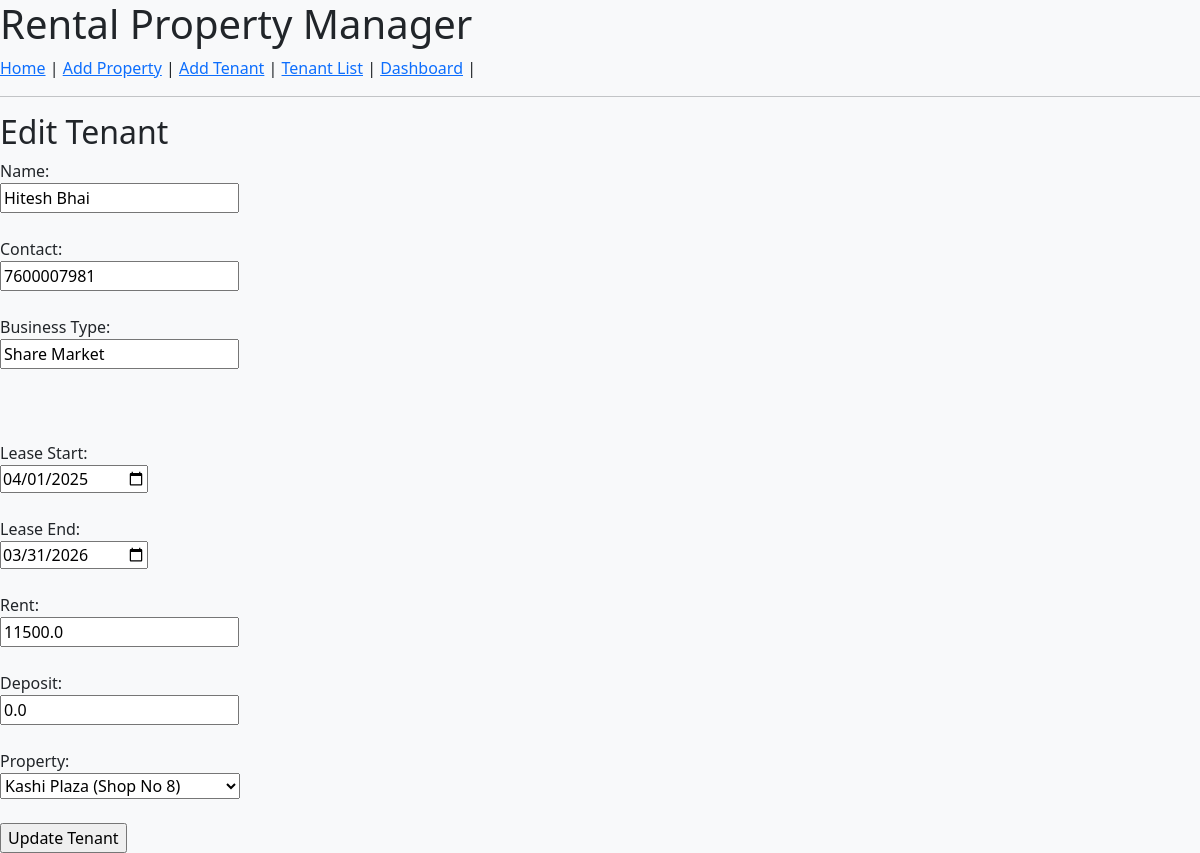
/edit-tenant/1 (signed in), run on the app's committed database.
### mainapp/models.py (models this page shows)
class Tenant(db.Model):
    id = db.Column(db.Integer, primary_key=True)         # Primary key for the Tenant table
    name = db.Column(db.String(100), nullable=False)                     # Tenant's name
    contact = db.Column(db.String(20), nullable=False)                  # Contact details (phone or email)
    business_type = db.Column(db.String(100), nullable=True)            # Business type (for commercial tenants)
    lease_start = db.Column(db.Date, nullable=True)               # Lease start date
    lease_end = db.Column(db.Date, nullable=True)                 # Lease end date
    rent = db.Column(db.Float, nullable=False)                           # Monthly rent amount
    deposit = db.Column(db.Float, nullable=True)                        # Security deposit
    property_id = db.Column(db.Integer, db.ForeignKey('property.id'), nullable=False)  # Foreign key linked to Property
    property = db.relationship("Property", backref="tenants", lazy=True)

class Property(db.Model):
    id = db.Column(db.Integer, primary_key=True)  # Primary key for the Property table
    name = db.Column(db.String(100))              # Property name
    address = db.Column(db.String(200))           # Full address of the property
    property_type = db.Column(db.String(50))      # Type: Home or Commercial
    size_sqft = db.Column(db.Integer)             # Size in square feet
    amenities = db.Column(db.String(300))         # Comma-separated list of amenities

### mainapp/routes.py (the view, shortened to what this page needs)
@app_routes.route("/edit-tenant/<int:tenant_id>", methods=["GET", "POST"])
@login_required
def edit_tenant(tenant_id):
    tenant_obj = Tenant.query.get_or_404(tenant_id)  # Fetch tenent or return 404 if not found
    properties = Property.query.all()  # Fetch all properties for dropdown
    return render_template("edit_tenant.html", tenant=tenant_obj, properties=properties)  # Show edit form

### templates/edit_tenant.html
{% extends 'base.html' %}
{% block content %}
<h2>Edit Tenant</h2>
<form method="POST">
    <label>Name:</label><br>
    <input type="text" name="name" value="{{ tenant.name }}" required><br><br>
    <label>Contact:</label><br>
    <input type="text" name="contact" value="{{ tenant.contact }}" required><br><br>
    <label>Business Type:</label><br>
    <input type="text" name="business_type" value="{{ tenant.business_type }}" required><br><br>
    </select><br><br>
    <label>Lease Start:</label><br>
    <input type="date" name="lease_start" value="{{ tenant.lease_start }}" required><br><br>
    <label>Lease End:</label><br>
    <input type="date" name="lease_end" value="{{ tenant.lease_end }}" required><br><br>
    <label>Rent:</label><br>
    <input type="number" name="rent" value="{{ tenant.rent }}" required><br><br>
    <label>Deposit:</label><br>
    <input type="number" name="deposit" value="{{ tenant.deposit }}" required><br><br>
    <label>Property:</label><br>
    <select name="property_id" required>
        {% for property in properties %}
            <option value="{{ property.id }}" {% if property.id == tenant.property_id %}selected{% endif %}>
                {{ property.name }}
            </option>
        {% endfor %}
    </select><br><br>
    <input type="submit" value="Update Tenant">
</form>
{% endblock %}

### data on the page
Tenant: name "Hitesh Bhai", contact "7600007981", business_type "Share Market", lease_start "04/01/2025", lease_end "03/31/2026", rent "11500.0", deposit "0.0", property_id "Kashi Plaza (Shop No 8)"
